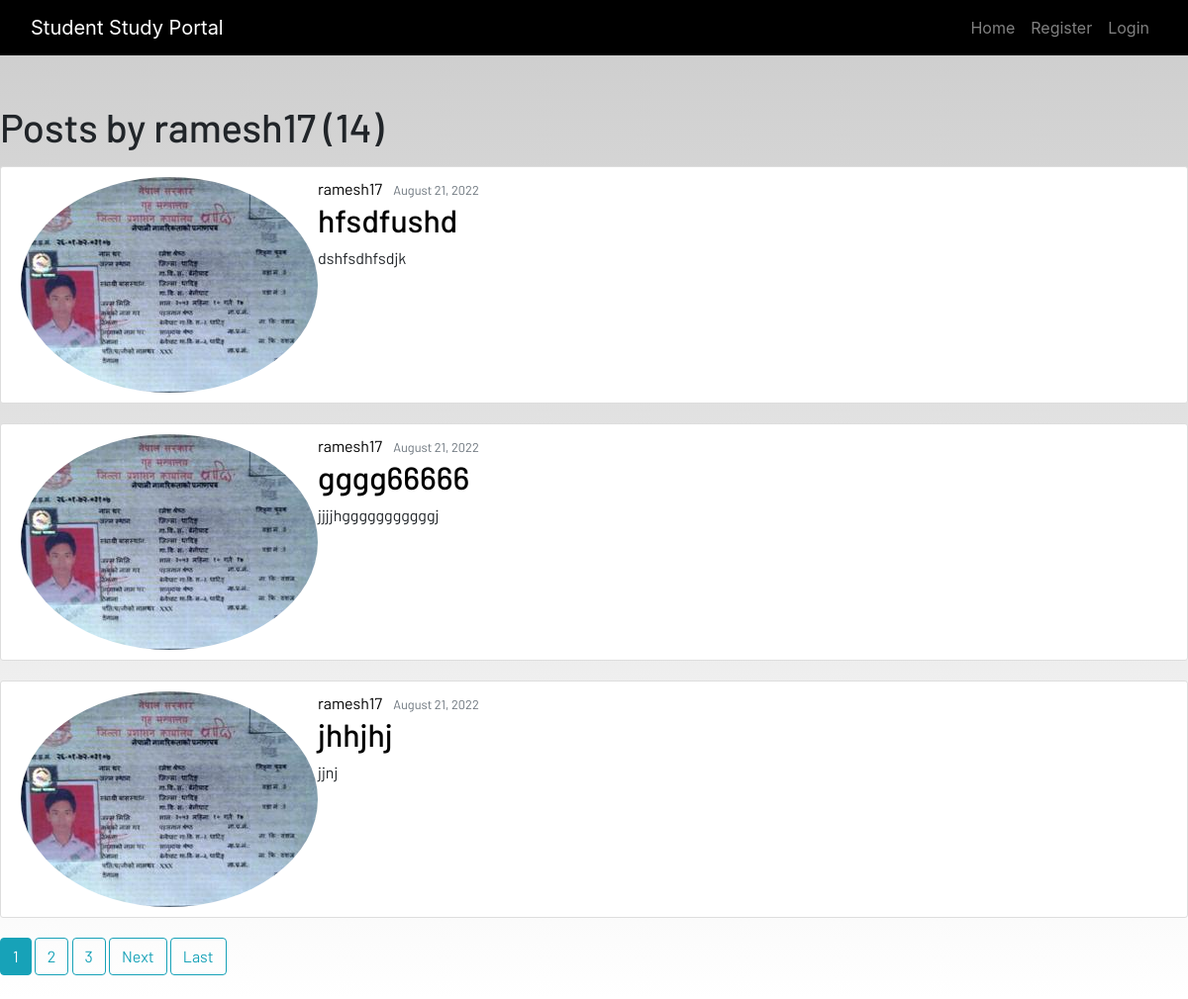
Screenshot of /user/ramesh17 with the database file from the repository.
### dashboard/models.py (models this page shows, shortened)
class Post(models.Model):
    title = models.CharField(max_length=100)
    content = models.TextField()
    date_posted = models.DateTimeField(default=timezone.now)
    author = models.ForeignKey(User, on_delete=models.CASCADE)

class Profile(models.Model):
    user = models.OneToOneField(User, on_delete=models.CASCADE)
    image = models.ImageField(default='default.jpg', upload_to='profile_pics')

### dashboard/views.py (the view)
# urls.py: path('user/<str:username>', UserPostListView.as_view(), name='user-posts'),
class UserPostListView(ListView):
    model = Post
    template_name = 'dashboard/user_posts.html'  # <app>/<model>_<viewtype>.html
    context_object_name = 'posts'
    paginate_by = 3
    def get_queryset(self):
        user = get_object_or_404(User, username=self.kwargs.get('username'))
        return Post.objects.filter(author=user).order_by('-date_posted')

### dashboard/templates/dashboard/user_posts.html (shortened to what this page needs)
{% extends "dashboard/base.html" %}
{% block content %}
    <h1 class="mb-3">Posts by {{ view.kwargs.username }} ({{ page_obj.paginator.count }})</h1>
    {% for post in posts %}
        <article class="media content-section">
          <img class="rounded-circle article-img" src="{{ post.author.profile.image.url }}">
          <div class="media-body">
            <div class="article-metadata">
              <a class="mr-2" href="{% url 'user-posts' post.author.username %}">{{ post.author }}</a>
              <small class="text-muted">{{ post.date_posted|date:"F d, Y" }}</small>
            </div>
            <h2><a class="article-title" href="{% url 'post-detail' post.id %}">{{ post.title }}</a></h2>
            <p class="article-content">{{ post.content }}</p>
          </div>
        </article>
    {% endfor %}
    {% if is_paginated %}
      {% for num in page_obj.paginator.page_range %}
        {% if page_obj.number == num %}
          <a class="btn btn-info mb-4" href="?page={{ num }}">{{ num }}</a>
        {% elif num > page_obj.number|add:'-3' and num < page_obj.number|add:'3' %}
          <a class="btn btn-outline-info mb-4" href="?page={{ num }}">{{ num }}</a>
        {% endif %}
      {% endfor %}
      {% if page_obj.has_next %}
        <a class="btn btn-outline-info mb-4" href="?page={{ page_obj.next_page_number }}">Next</a>
        <a class="btn btn-outline-info mb-4" href="?page={{ page_obj.paginator.num_pages }}">Last</a>
      {% endif %}
    {% endif %}
{% endblock content %}

### static/CSS/main.css (style rules this page uses)
html { scroll-behavior: smooth; height: 100%; width: 100%; }
a { text-decoration: none !important; color: black; }
html, body { max-width: 100%; overflow-x: hidden; height: 100%; width: 100%; }
body { background: linear-gradient(rgba(0, 0, 0, 0.2), rgba(255, 255, 255, 0.5)); overflow-x: hidden; background-repeat: no-repeat; }
.content-section { background: #ffffff; padding: 10px 20px; border: 1px solid #dddddd; border-radius: 3px; margin-bottom: 20px; }

### rows the page displays
Post: author.profile.image (picture), author "ramesh17", date_posted "August 21, 2022", title "hfsdfushd", content "dshfsdhfsdjk"
Post: author.profile.image (picture), author "ramesh17", date_posted "August 21, 2022", title "gggg66666", content "jjjjhgggggggggggj"
Post: author.profile.image (picture), author "ramesh17", date_posted "August 21, 2022", title "jhhjhj", content "jjnj"

### other values shown
{{ view.kwargs.username }} "ramesh17"
{{ page_obj.paginator.count }} "14"
{{ num }} "1"
{{ num }} "2" "3"
